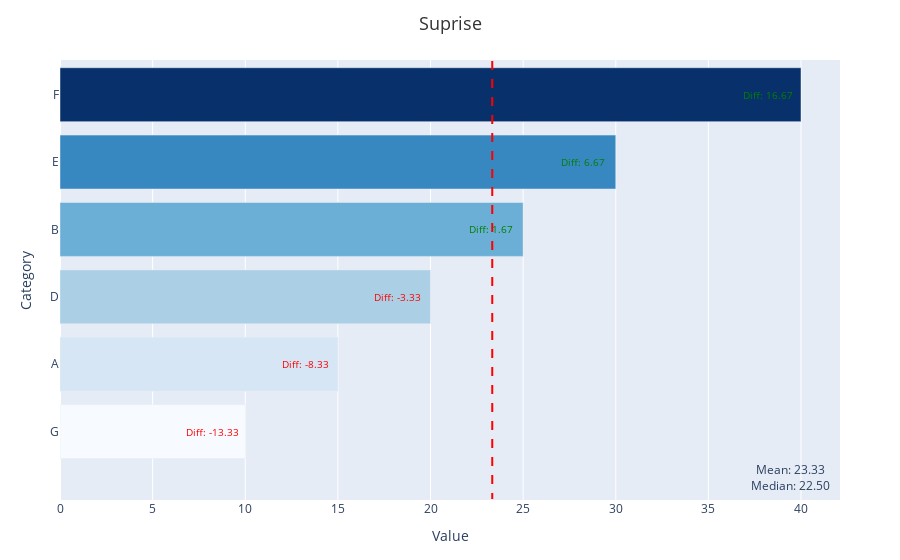

Notebook source saved alongside this figure:
### Code cell
# Example usage
data = {'Category': ['A', 'B', 'G', 'D', 'E', 'F' ],
        'Value': [15, 25, 10, 20, 30, 40]}
df = pd.DataFrame(data)

plot_bar_chart(df, x_column='Category', y_column='Value', horizontal=True, show_mean_median=True, average_line=True, show_number=False, title='Suprise', colormap='blues')

### Figure 1 — Plotly figure (JSON) as saved in the notebook; plotly's stock layout.template omitted (floating-point values rounded to 4 significant figures)
{"data": [{"marker": {"color": [40, 30, 25, 20, 15, 10], "colorscale": [[0, "rgb(247,251,255)"], [0.125, "rgb(222,235,247)"], [0.25, "rgb(198,219,239)"], [0.375, "rgb(158,202,225)"], [0.5, "rgb(107,174,214)"], [0.625, "rgb(66,146,198)"], [0.75, "rgb(33,113,181)"], [0.875, "rgb(8,81,156)"], [1, "rgb(8,48,107)"]]}, "orientation": "h", "type": "bar", "x": [40, 30, 25, 20, 15, 10], "y": ["F", "E", "B", "D", "A", "G"]}], "layout": {"annotations": [{"font": {"size": 12}, "showarrow": false, "text": "Mean: 23.33<br>Median: 22.50", "x": 0.99, "xref": "paper", "y": 0.01, "yref": "paper"}, {"font": {"color": "green", "size": 10}, "showarrow": false, "text": "Diff: 16.67", "x": 40.4, "xshift": -40, "y": "F"}, {"font": {"color": "green", "size": 10}, "showarrow": false, "text": "Diff: 6.67", "x": 30.4, "xshift": -40, "y": "E"}, {"font": {"color": "green", "size": 10}, "showarrow": false, "text": "Diff: 1.67", "x": 25.4, "xshift": -40, "y": "B"}, {"font": {"color": "red", "size": 10}, "showarrow": false, "text": "Diff: -3.33", "x": 20.4, "xshift": -40, "y": "D"}, {"font": {"color": "red", "size": 10}, "showarrow": false, "text": "Diff: -8.33", "x": 15.4, "xshift": -40, "y": "A"}, {"font": {"color": "red", "size": 10}, "showarrow": false, "text": "Diff: -13.33", "x": 10.4, "xshift": -40, "y": "G"}], "margin": {"b": 60, "l": 60, "r": 60, "t": 60}, "shapes": [{"line": {"color": "red", "dash": "dash", "width": 2}, "type": "line", "x0": 23.33, "x1": 23.33, "y0": -0.5, "y1": 6}], "title": {"font": {"color": "#333333", "size": 18}, "text": "Suprise", "x": 0.5}, "xaxis": {"title": {"text": "Value"}}, "yaxis": {"autorange": "reversed", "title": {"text": "Category"}}}}
